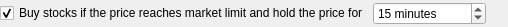
<?xml version="1.0" encoding="UTF-8"?>
<ui version="4.0">
 <class>BuyDecision6ConfigWidget</class>
 <widget class="QWidget" name="BuyDecision6ConfigWidget">
  <property name="geometry">
   <rect>
    <x>0</x>
    <y>0</y>
    <width>508</width>
    <height>27</height>
   </rect>
  </property>
  <layout class="QVBoxLayout" name="verticalLayout">
   <property name="spacing">
    <number>4</number>
   </property>
   <property name="leftMargin">
    <number>0</number>
   </property>
   <property name="topMargin">
    <number>0</number>
   </property>
   <property name="rightMargin">
    <number>0</number>
   </property>
   <property name="bottomMargin">
    <number>0</number>
   </property>
   <item>
    <layout class="QHBoxLayout" name="horizontalLayout">
     <property name="spacing">
      <number>4</number>
     </property>
     <item>
      <widget class="QCheckBox" name="enabledCheckBox">
       <property name="text">
        <string>Buy stocks if the price reaches market limit and hold the price for</string>
       </property>
       <property name="checked">
        <bool>true</bool>
       </property>
      </widget>
     </item>
     <item>
      <widget class="QSpinBox" name="durationSpinBox">
       <property name="suffix">
        <string> minutes</string>
       </property>
       <property name="maximum">
        <number>100000</number>
       </property>
       <property name="value">
        <number>15</number>
       </property>
      </widget>
     </item>
     <item>
      <spacer name="horizontalSpacer">
       <property name="orientation">
        <enum>Qt::Orientation::Horizontal</enum>
       </property>
       <property name="sizeHint" stdset="0">
        <size>
         <width>40</width>
         <height>20</height>
        </size>
       </property>
      </spacer>
     </item>
    </layout>
   </item>
  </layout>
 </widget>
 <resources/>
 <connections/>
</ui>
